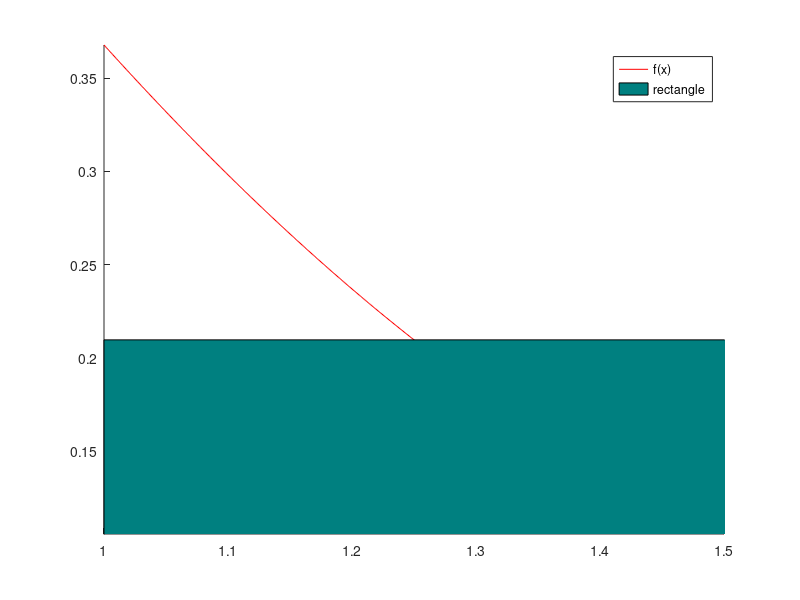

Write the MATLAB code that produced this figure.
a = 1;
b = 1.5;
x = [a:0.001:b];

f = @(x) e .^ (-x .^2);



hold on;
axis([a b f(b) f(a)])
plot(x, f(x), 'Color', 'r');
rectangle('Position', [a 0 b f((a + b)/ 2)], 'FaceColor', [0 .5 .5]);
legend('f(x)', 'rectangle');